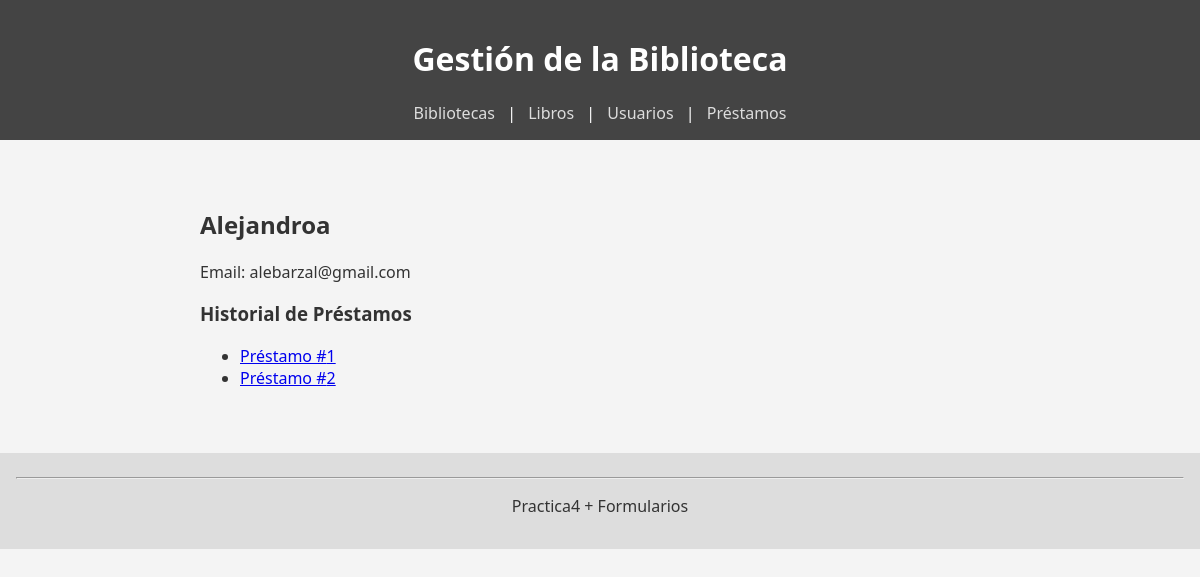
/practica4Formularios/usuarios/1/, run on the app's committed database.
### practica4Formularios/models.py (models this page shows, shortened)
class Usuario(models.Model):
    nombre = models.CharField(max_length=100)
    email = models.EmailField()
    libros = models.ManyToManyField(Libro, through='Prestamo', related_name='usuarios')

class Prestamo(models.Model):
    libro = models.ForeignKey(Libro, on_delete=models.CASCADE, related_name='prestamos')
    usuario = models.ForeignKey(Usuario, on_delete=models.CASCADE, related_name='prestamos')
    fecha = models.DateField(auto_now_add=True)
    return_date = models.DateField(null=True, blank=True)  # Ahora es opcional

### practica4Formularios/views.py (the view)
# urls.py: path('usuarios/<int:usuario_id>/', views.detalle_usuario, name='detalle_usuario'),
def detalle_usuario(request, usuario_id):
    usuario = get_object_or_404(Usuario, id=usuario_id)
    prestamos = Prestamo.objects.filter(usuario=usuario)
    return render(request, 'usuario_detalle.html', {'usuario': usuario, 'prestamos': prestamos})

### practica4Formularios/templates/usuario_detalle.html (shortened to what this page needs)
{% extends "base.html" %}
{% block content %}
    <h2>{{ usuario.nombre }}</h2>
    <p>Email: {{ usuario.email }}</p>
    <h3>Historial de Préstamos</h3>
    <ul>
        {% for prestamo in prestamos %}
            <li>
                <a href="{% url 'detalle_prestamo' prestamo.id %}">Préstamo #{{ prestamo.id }}</a>
            </li>
        {% empty %}
            <li>No hay préstamos registrados para este usuario.</li>
        {% endfor %}
    </ul>
{% endblock %}

### practica4Formularios/static/css/style.css (style rules this page uses)
body { margin: 0; padding: 0; font-family: "Segoe UI", Tahoma, Geneva, Verdana, sans-serif; background: #f4f4f4; color: #333; }

### data on the page
Usuario: nombre "Alejandroa", email "alebarzal@gmail.com"
Prestamo: id "1"
Prestamo: id "2"
